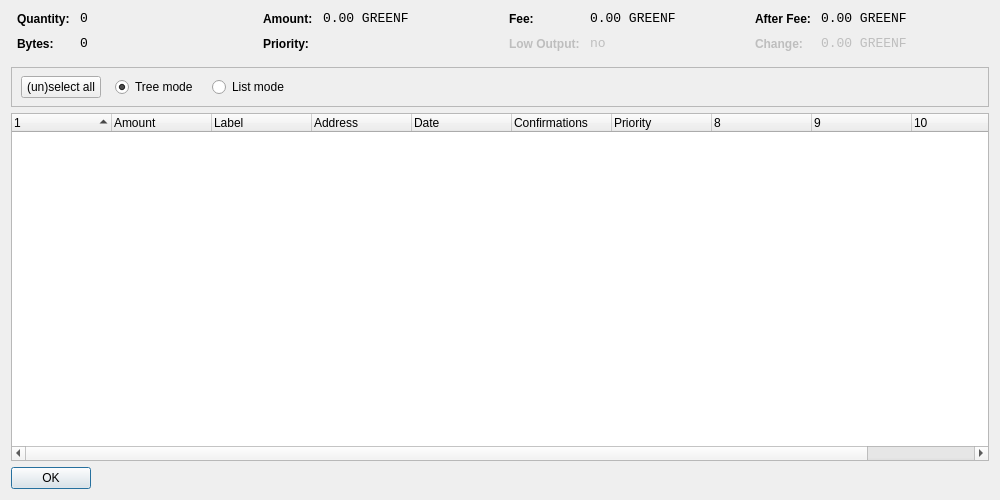
<?xml version="1.0" encoding="UTF-8"?>
<ui version="4.0">
 <class>CoinControlDialog</class>
 <widget class="QDialog" name="CoinControlDialog">
  <property name="geometry">
   <rect>
    <x>0</x>
    <y>0</y>
    <width>1000</width>
    <height>500</height>
   </rect>
  </property>
  <property name="windowTitle">
   <string>Coin Control</string>
  </property>
  <layout class="QVBoxLayout" name="verticalLayout">
   <item>
    <layout class="QHBoxLayout" name="horizontalLayoutTop" stretch="0,0,0,0">
     <property name="topMargin">
      <number>0</number>
     </property>
     <property name="bottomMargin">
      <number>10</number>
     </property>
     <item>
      <layout class="QFormLayout" name="formLayoutCoinControl1">
       <property name="horizontalSpacing">
        <number>10</number>
       </property>
       <property name="verticalSpacing">
        <number>10</number>
       </property>
       <property name="leftMargin">
        <number>6</number>
       </property>
       <property name="rightMargin">
        <number>6</number>
       </property>
       <item row="0" column="0">
        <widget class="QLabel" name="labelCoinControlQuantityText">
         <property name="styleSheet">
          <string notr="true">font-weight:bold;</string>
         </property>
         <property name="text">
          <string>Quantity:</string>
         </property>
        </widget>
       </item>
       <item row="0" column="1">
        <widget class="QLabel" name="labelCoinControlQuantity">
         <property name="font">
          <font>
           <family>Monospace</family>
           <pointsize>10</pointsize>
          </font>
         </property>
         <property name="cursor">
          <cursorShape>IBeamCursor</cursorShape>
         </property>
         <property name="contextMenuPolicy">
          <enum>Qt::ActionsContextMenu</enum>
         </property>
         <property name="text">
          <string notr="true">0</string>
         </property>
         <property name="textInteractionFlags">
          <set>Qt::LinksAccessibleByMouse|Qt::TextSelectableByKeyboard|Qt::TextSelectableByMouse</set>
         </property>
        </widget>
       </item>
       <item row="1" column="0">
        <widget class="QLabel" name="labelCoinControlBytesText">
         <property name="styleSheet">
          <string notr="true">font-weight:bold;</string>
         </property>
         <property name="text">
          <string>Bytes:</string>
         </property>
        </widget>
       </item>
       <item row="1" column="1">
        <widget class="QLabel" name="labelCoinControlBytes">
         <property name="font">
          <font>
           <family>Monospace</family>
           <pointsize>10</pointsize>
          </font>
         </property>
         <property name="cursor">
          <cursorShape>IBeamCursor</cursorShape>
         </property>
         <property name="contextMenuPolicy">
          <enum>Qt::ActionsContextMenu</enum>
         </property>
         <property name="text">
          <string notr="true">0</string>
         </property>
         <property name="textInteractionFlags">
          <set>Qt::LinksAccessibleByMouse|Qt::TextSelectableByKeyboard|Qt::TextSelectableByMouse</set>
         </property>
        </widget>
       </item>
      </layout>
     </item>
     <item>
      <layout class="QFormLayout" name="formLayoutCoinControl2">
       <property name="horizontalSpacing">
        <number>10</number>
       </property>
       <property name="verticalSpacing">
        <number>10</number>
       </property>
       <property name="leftMargin">
        <number>6</number>
       </property>
       <property name="rightMargin">
        <number>6</number>
       </property>
       <item row="0" column="0">
        <widget class="QLabel" name="labelCoinControlAmountText">
         <property name="styleSheet">
          <string notr="true">font-weight:bold;</string>
         </property>
         <property name="text">
          <string>Amount:</string>
         </property>
        </widget>
       </item>
       <item row="0" column="1">
        <widget class="QLabel" name="labelCoinControlAmount">
         <property name="font">
          <font>
           <family>Monospace</family>
           <pointsize>10</pointsize>
          </font>
         </property>
         <property name="cursor">
          <cursorShape>IBeamCursor</cursorShape>
         </property>
         <property name="contextMenuPolicy">
          <enum>Qt::ActionsContextMenu</enum>
         </property>
         <property name="text">
          <string notr="true">0.00 GREENF</string>
         </property>
         <property name="textInteractionFlags">
          <set>Qt::LinksAccessibleByMouse|Qt::TextSelectableByKeyboard|Qt::TextSelectableByMouse</set>
         </property>
        </widget>
       </item>
       <item row="1" column="0">
        <widget class="QLabel" name="labelCoinControlPriorityText">
         <property name="styleSheet">
          <string notr="true">font-weight:bold;</string>
         </property>
         <property name="text">
          <string>Priority:</string>
         </property>
        </widget>
       </item>
       <item row="1" column="1">
        <widget class="QLabel" name="labelCoinControlPriority">
         <property name="font">
          <font>
           <family>Monospace</family>
           <pointsize>10</pointsize>
          </font>
         </property>
         <property name="cursor">
          <cursorShape>IBeamCursor</cursorShape>
         </property>
         <property name="contextMenuPolicy">
          <enum>Qt::ActionsContextMenu</enum>
         </property>
         <property name="text">
          <string/>
         </property>
         <property name="textInteractionFlags">
          <set>Qt::LinksAccessibleByMouse|Qt::TextSelectableByKeyboard|Qt::TextSelectableByMouse</set>
         </property>
        </widget>
       </item>
      </layout>
     </item>
     <item>
      <layout class="QFormLayout" name="formLayoutCoinControl3">
       <property name="horizontalSpacing">
        <number>10</number>
       </property>
       <property name="verticalSpacing">
        <number>10</number>
       </property>
       <property name="leftMargin">
        <number>6</number>
       </property>
       <property name="rightMargin">
        <number>6</number>
       </property>
       <item row="0" column="0">
        <widget class="QLabel" name="labelCoinControlFeeText">
         <property name="styleSheet">
          <string notr="true">font-weight:bold;</string>
         </property>
         <property name="text">
          <string>Fee:</string>
         </property>
        </widget>
       </item>
       <item row="0" column="1">
        <widget class="QLabel" name="labelCoinControlFee">
         <property name="font">
          <font>
           <family>Monospace</family>
           <pointsize>10</pointsize>
          </font>
         </property>
         <property name="cursor">
          <cursorShape>IBeamCursor</cursorShape>
         </property>
         <property name="contextMenuPolicy">
          <enum>Qt::ActionsContextMenu</enum>
         </property>
         <property name="text">
          <string notr="true">0.00 GREENF</string>
         </property>
         <property name="textInteractionFlags">
          <set>Qt::LinksAccessibleByMouse|Qt::TextSelectableByKeyboard|Qt::TextSelectableByMouse</set>
         </property>
        </widget>
       </item>
       <item row="1" column="0">
        <widget class="QLabel" name="labelCoinControlLowOutputText">
         <property name="enabled">
          <bool>false</bool>
         </property>
         <property name="styleSheet">
          <string notr="true">font-weight:bold;</string>
         </property>
         <property name="text">
          <string>Low Output:</string>
         </property>
        </widget>
       </item>
       <item row="1" column="1">
        <widget class="QLabel" name="labelCoinControlLowOutput">
         <property name="enabled">
          <bool>false</bool>
         </property>
         <property name="font">
          <font>
           <family>Monospace</family>
           <pointsize>10</pointsize>
          </font>
         </property>
         <property name="cursor">
          <cursorShape>IBeamCursor</cursorShape>
         </property>
         <property name="contextMenuPolicy">
          <enum>Qt::ActionsContextMenu</enum>
         </property>
         <property name="text">
          <string notr="true">no</string>
         </property>
         <property name="textInteractionFlags">
          <set>Qt::LinksAccessibleByMouse|Qt::TextSelectableByKeyboard|Qt::TextSelectableByMouse</set>
         </property>
        </widget>
       </item>
      </layout>
     </item>
     <item>
      <layout class="QFormLayout" name="formLayoutCoinControl4">
       <property name="horizontalSpacing">
        <number>10</number>
       </property>
       <property name="verticalSpacing">
        <number>10</number>
       </property>
       <property name="leftMargin">
        <number>6</number>
       </property>
       <property name="rightMargin">
        <number>6</number>
       </property>
       <item row="0" column="0">
        <widget class="QLabel" name="labelCoinControlAfterFeeText">
         <property name="styleSheet">
          <string notr="true">font-weight:bold;</string>
         </property>
         <property name="text">
          <string>After Fee:</string>
         </property>
        </widget>
       </item>
       <item row="0" column="1">
        <widget class="QLabel" name="labelCoinControlAfterFee">
         <property name="font">
          <font>
           <family>Monospace</family>
           <pointsize>10</pointsize>
          </font>
         </property>
         <property name="cursor">
          <cursorShape>IBeamCursor</cursorShape>
         </property>
         <property name="contextMenuPolicy">
          <enum>Qt::ActionsContextMenu</enum>
         </property>
         <property name="text">
          <string notr="true">0.00 GREENF</string>
         </property>
         <property name="textInteractionFlags">
          <set>Qt::LinksAccessibleByMouse|Qt::TextSelectableByKeyboard|Qt::TextSelectableByMouse</set>
         </property>
        </widget>
       </item>
       <item row="1" column="0">
        <widget class="QLabel" name="labelCoinControlChangeText">
         <property name="enabled">
          <bool>false</bool>
         </property>
         <property name="styleSheet">
          <string notr="true">font-weight:bold;</string>
         </property>
         <property name="text">
          <string>Change:</string>
         </property>
        </widget>
       </item>
       <item row="1" column="1">
        <widget class="QLabel" name="labelCoinControlChange">
         <property name="enabled">
          <bool>false</bool>
         </property>
         <property name="font">
          <font>
           <family>Monospace</family>
           <pointsize>10</pointsize>
          </font>
         </property>
         <property name="cursor">
          <cursorShape>IBeamCursor</cursorShape>
         </property>
         <property name="contextMenuPolicy">
          <enum>Qt::ActionsContextMenu</enum>
         </property>
         <property name="text">
          <string notr="true">0.00 GREENF</string>
         </property>
         <property name="textInteractionFlags">
          <set>Qt::LinksAccessibleByMouse|Qt::TextSelectableByKeyboard|Qt::TextSelectableByMouse</set>
         </property>
        </widget>
       </item>
      </layout>
     </item>
    </layout>
   </item>
   <item>
    <widget class="QFrame" name="frame">
     <property name="minimumSize">
      <size>
       <width>0</width>
       <height>40</height>
      </size>
     </property>
     <property name="frameShape">
      <enum>QFrame::StyledPanel</enum>
     </property>
     <property name="frameShadow">
      <enum>QFrame::Sunken</enum>
     </property>
     <widget class="QWidget" name="horizontalLayoutWidget">
      <property name="geometry">
       <rect>
        <x>10</x>
        <y>0</y>
        <width>781</width>
        <height>41</height>
       </rect>
      </property>
      <layout class="QHBoxLayout" name="horizontalLayoutPanel" stretch="0,0,0,0,0">
       <property name="spacing">
        <number>14</number>
       </property>
       <item>
        <widget class="QPushButton" name="pushButtonSelectAll">
         <property name="sizePolicy">
          <sizepolicy hsizetype="Maximum" vsizetype="Fixed">
           <horstretch>0</horstretch>
           <verstretch>0</verstretch>
          </sizepolicy>
         </property>
         <property name="text">
          <string>(un)select all</string>
         </property>
        </widget>
       </item>
       <item>
        <widget class="QRadioButton" name="radioTreeMode">
         <property name="sizePolicy">
          <sizepolicy hsizetype="Maximum" vsizetype="Fixed">
           <horstretch>0</horstretch>
           <verstretch>0</verstretch>
          </sizepolicy>
         </property>
         <property name="text">
          <string>Tree mode</string>
         </property>
         <property name="checked">
          <bool>true</bool>
         </property>
        </widget>
       </item>
       <item>
        <widget class="QRadioButton" name="radioListMode">
         <property name="sizePolicy">
          <sizepolicy hsizetype="Maximum" vsizetype="Fixed">
           <horstretch>0</horstretch>
           <verstretch>0</verstretch>
          </sizepolicy>
         </property>
         <property name="text">
          <string>List mode</string>
         </property>
        </widget>
       </item>
       <item>
        <spacer name="horizontalSpacer">
         <property name="orientation">
          <enum>Qt::Horizontal</enum>
         </property>
         <property name="sizeHint" stdset="0">
          <size>
           <width>40</width>
           <height>20</height>
          </size>
         </property>
        </spacer>
       </item>
      </layout>
     </widget>
    </widget>
   </item>
   <item>
    <widget class="CoinControlTreeWidget" name="treeWidget">
     <property name="contextMenuPolicy">
      <enum>Qt::CustomContextMenu</enum>
     </property>
     <property name="sortingEnabled">
      <bool>false</bool>
     </property>
     <property name="columnCount">
      <number>11</number>
     </property>
     <attribute name="headerShowSortIndicator" stdset="0">
      <bool>true</bool>
     </attribute>
     <attribute name="headerStretchLastSection">
      <bool>false</bool>
     </attribute>
     <column>
      <property name="text">
       <string/>
      </property>
     </column>
     <column>
      <property name="text">
       <string>Amount</string>
      </property>
     </column>
     <column>
      <property name="text">
       <string>Label</string>
      </property>
     </column>
     <column>
      <property name="text">
       <string>Address</string>
      </property>
     </column>
     <column>
      <property name="text">
       <string>Date</string>
      </property>
     </column>
     <column>
      <property name="text">
       <string>Confirmations</string>
      </property>
      <property name="toolTip">
       <string>Confirmed</string>
      </property>
     </column>
     <column>
      <property name="text">
       <string>Priority</string>
      </property>
     </column>
     <column>
      <property name="text">
       <string/>
      </property>
     </column>
     <column>
      <property name="text">
       <string/>
      </property>
     </column>
     <column>
      <property name="text">
       <string/>
      </property>
     </column>
     <column>
      <property name="text">
       <string/>
      </property>
     </column>
    </widget>
   </item>
   <item>
    <widget class="QDialogButtonBox" name="buttonBox">
     <property name="sizePolicy">
      <sizepolicy hsizetype="Maximum" vsizetype="Fixed">
       <horstretch>0</horstretch>
       <verstretch>0</verstretch>
      </sizepolicy>
     </property>
     <property name="orientation">
      <enum>Qt::Horizontal</enum>
     </property>
     <property name="standardButtons">
      <set>QDialogButtonBox::Ok</set>
     </property>
    </widget>
   </item>
  </layout>
 </widget>
 <customwidgets>
  <customwidget>
   <class>CoinControlTreeWidget</class>
   <extends>QTreeWidget</extends>
   <header>coincontroltreewidget.h</header>
  </customwidget>
 </customwidgets>
 <resources/>
 <connections/>
</ui>
